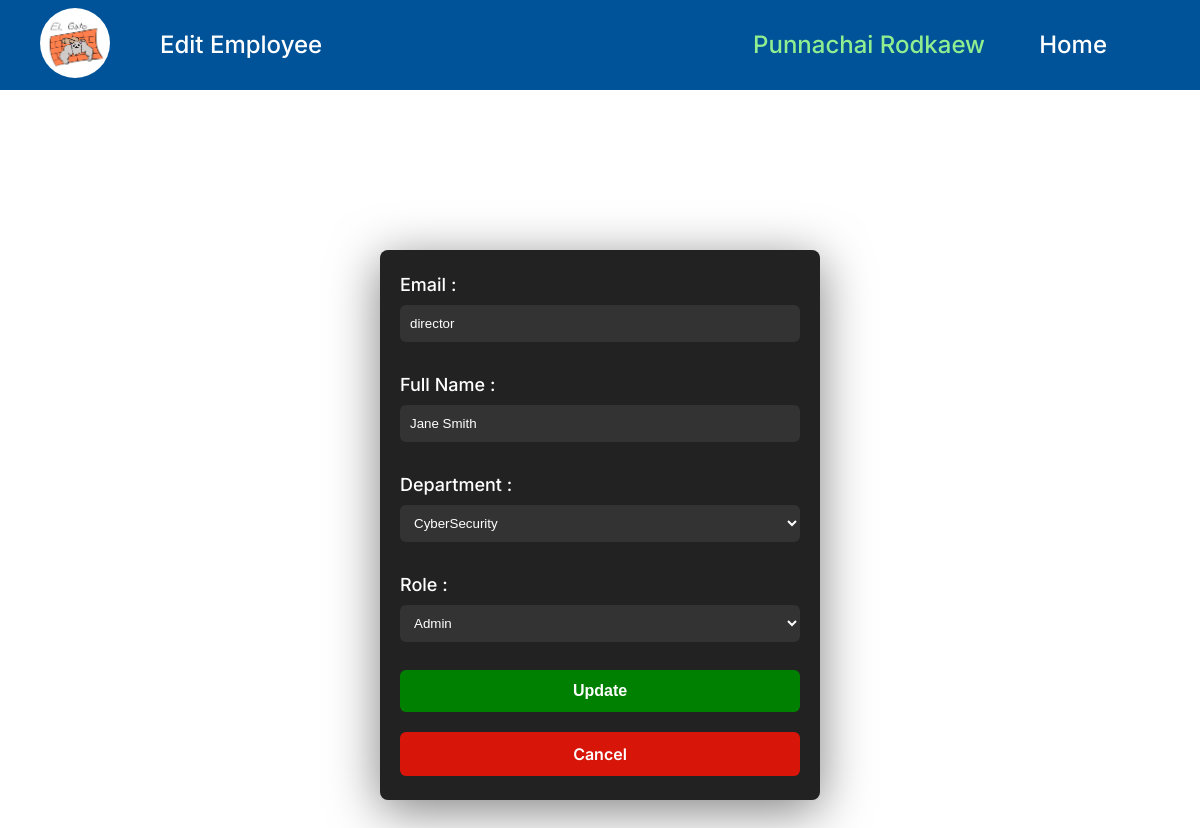
The page /Manage/UserEdit.php?uID=2 (signed in) on the database its author committed.
### tables this page shows
CREATE TABLE `employees` (
  `employee_id` int(11) NOT NULL,
  `email` varchar(100) NOT NULL,
  `fullname` varchar(100) NOT NULL,
  `username` varchar(100) NOT NULL,
  `pwd` varchar(100) NOT NULL,
  `department_id` varchar(10) DEFAULT NULL,
  `role_id` int(11) DEFAULT NULL
);

### Manage/UserEdit.php (the view, shortened to what this page needs)
<?php
    include '../connect.php';
    if (isset($_GET['uID'])) {
        $uID = intval($_GET['uID']);
        $stmt = $mysqli->prepare("SELECT email, fullname, department_id, role_id FROM employees WHERE employee_id = ?");
        $stmt->bind_param('i', $uID);
        $stmt->execute();
        $stmt->bind_result($email, $fullname, $department_id, $role);
    } else {
        echo "Invalid employee ID.";
        exit();
    }
?>
<!DOCTYPE html>
<html lang="en">
    <head>
        <link rel="stylesheet" href="../Pages/Pages.css" />
    </head>
    <body>
        <?php   $pageName = "Edit Employee";
                include '../Pages/HeadBar.php'; ?>
        <div style="height: 200px;"></div>
        <div class="login-container">
            <form method="post">
                <label for="email"><h6>Email :</h6></label>
                <input type="text" id="email" name="email" value="<?php echo htmlspecialchars($email); ?>" required><br>
                <label for="fullname"><h6>Full Name :</h6></label>
                <input type="text" id="fullname" name="fullname" value="<?php echo htmlspecialchars($fullname); ?>" required><br>
                <label for="department_id"><h6>Department :</h6></label>
                <select id="department_id" name="department_id" required style="height: 37px; width: 100%;">
                    <option value="CSC" <?php if($department_id == 'CSC') echo 'selected'; ?>>CyberSecurity</option>
                </select><br>
                <label for="role"><h6>Role :</h6></label>
                <select id="role" name="role" required style="height: 37px; width: 100%;">
                    <option value="5" <?php if($role == 5) echo 'selected'; ?>>Admin</option>
                </select><br>
                <input type="submit" value="Update">
                <br style="height: 100px;" />
                <a href="NewsManage.php" class="button cancel">Cancel</a>
            </form>
        </div>
    </body>
</html>

### Pages/HeadBar.php (shortened to what this page needs)
<?php
    include '../connect.php';
    $getName = "SELECT fullname, department_id, role_id FROM employees WHERE username = ? LIMIT 1";
    $stmt = $mysqli->prepare($getName);
    if ($stmt) {
        $stmt->bind_param("s", $_SESSION['username']);
        $stmt->execute();
        $stmt->bind_result($fullName, $department, $role);
        switch ($role) {
            case 5:
                $mainMenu = '<a href="../Roles/Admin.php" style="color: lightgreen;">' . htmlspecialchars($fullName) . '</a>';
                break;
        }
        echo '
            <nav>
            <ul>
                <li><img src="../Images/ElGato.jpg" alt="Logo" id="logo"></li>
                <li>' . $pageName . '</li>
                <li style="position: fixed; right: 185px;">' . $mainMenu . '</li>
                <li style="position: fixed; right: 63px;"><a href="../Home.php">Home</a></li>
            </ul>
        </nav>';
    } else {
        echo "<h2 style='position: absolute; top: 22px; left: 100px;'>Welcome!</h2>";
    }
?>

### Pages/Pages.css (style rules this page uses)
body { font-family: 'Inter', sans-serif; margin: 0; padding: 0; }
nav { margin: 0; background-color: #005398; color: #fff; width: 100%; height: 70px; padding: 10px 0px; position: fixed; }
nav ul { list-style-type: none; padding-left: 20px; margin: 0; display: flex; }
nav ul li { font-size: 24px; font-weight: 500; margin-right: 30px; padding: 20px 0 0 20px; }
nav ul li a { color: #fff; text-decoration: none; }
#logo { width: 70px; height: 70px; border-radius: 50%; position: relative; top: -22px; }

### Manage/UserEdit.php (style rules this page uses)
body { font-family: 'Inter', sans-serif; margin: 0; padding: 0; }
.login-container { width: 400px; height: 510px; margin: 50px auto; padding: 20px; border-radius: 8px; background-color: #222; color: #fff; text-align: left; box-shadow: 0px 10px 50px 0px rgba(0, 0, 0, 0.5); }
.login-container form { display: flex; flex-direction: column; }
.login-container h6 { font-size: 18px; font-weight: 500; margin: 4px 0 10px 0; }
#email, #fullname, #department_id, #role { height: 17px; padding: 10px; margin-bottom: 8px; border: none; border-radius: 6px; background-color: #333; color: #fff; width: 95%; }
input[type="submit"] { background-color: green; color: white; font-size: 16px; font-weight: 600; padding: 12px 20px; border: none; border-radius: 6px; cursor: pointer; }
.cancel { background-color: #D71609; text-align: center; text-decoration: none; color: white; font-size: 16px; font-weight: 600; padding: 12px 20px; border: none; border-radius: 6px; cursor: pointer; }

### rows shown on the page
employees: fullname "Punnachai Rodkaew", role "Admin"
employees: email "director", fullname "Jane Smith"

### other values the page prints
$pageName "Edit Employee"
